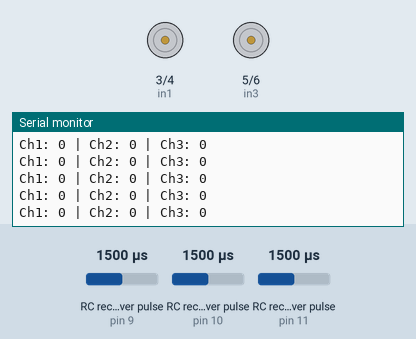
Simulated run of this sketch. Board: Arduino Uno, built with avr-gcc and run on an emulated ATmega328P. Shown: motor-driver pin pairs drawn as motors (green arrow = first pin HIGH = forward, orange = second pin HIGH = backward, longer = more drive, scaled by the enable pin), the last lines printed to the serial monitor. Wiring (inferred from the names in the program): 3 × RC receiver channel: data pin 9 / data pin 10 / data pin 11. The inputs (shaded band) are chosen by the test bench; at power-on: RC receiver pulse (sensors on pin 10, pin 9, pin 11) 1500 µs.

Above: at 3.2 s.
3.3 s: RC receiver pulse (sensor on pin 10) set to 1536 µs
At 4.4 s:
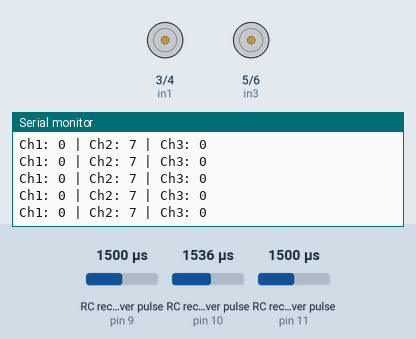
4.8 s: RC receiver pulse (sensor on pin 10) set to 1020 µs
At 5.7 s:
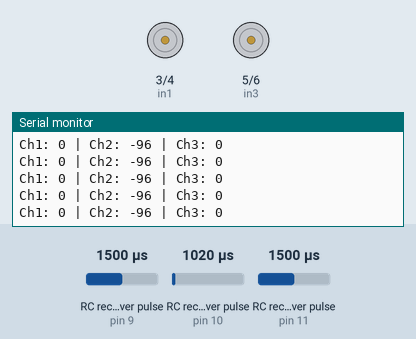
6.3 s: RC receiver pulse (sensor on pin 10) set to 1470 µs
At 6.9 s:
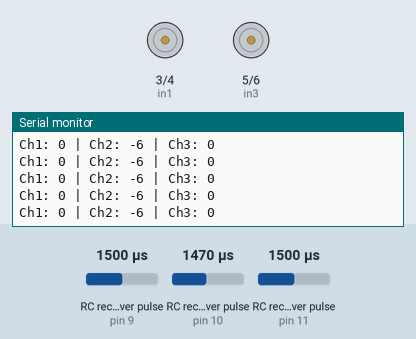
7.8 s: RC receiver pulse (sensor on pin 10) set to 1490 µs
At 8.6 s:
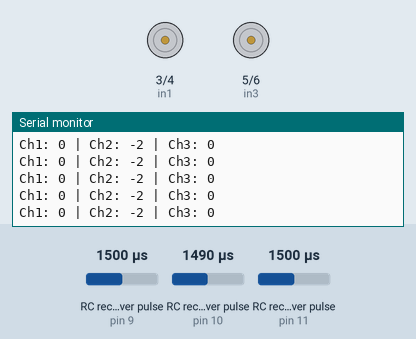
Timing chart, 0 to 10.3 s (numbered marks = the images above; inputs shaded):
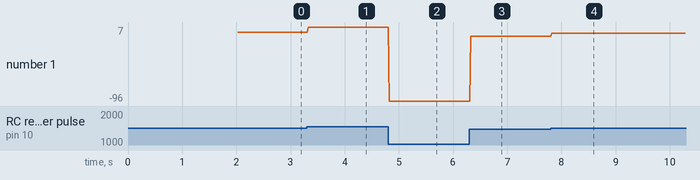

Measured:
- after the input at 3.3 s, the serial monitor: prints a new line at once (image 1)
- after the input at 4.8 s, the serial monitor: prints a new line at once (image 2)
- after the input at 6.3 s, the serial monitor: prints a new line at once (image 3)
- after the input at 7.8 s, the serial monitor: prints a new line at once (image 4)
- plotted number 1: 0 → 7 after the input at 3.3 s, 7 → -96 after the input at 4.8 s, -96 → -6 after the input at 6.3 s, -6 → -2 after the input at 7.8 s

The sketch:

sketch_feb28a.ino
```cpp
#define CH1 9
#define CH2 10
#define CH3 11
//#define CH4 9
//#define CH5 10
//#define CH6 11

#define enA 2
#define in1 3
#define in2 4

#define enB 7
#define in3 5
#define in4 6

// Integers to represent values from sticks and pots
int ch1v;
int ch2v;
int ch3v;
//int ch4v;
//int ch5v;

// Boolean to represent switch value
//bool ch6Value;

// Read the number of a specified channel and convert to the range provided.
// If the channel is off, return the default value
int readChannel(int channelInput, int minLimit, int maxLimit, int defaultValue){
  int ch = pulseIn(channelInput, HIGH, 30000);
  if (ch < 100) return defaultValue;
  return map(ch, 1000, 2000, minLimit, maxLimit);
}

// Read the switch channel and return a boolean value
bool readSwitch(byte channelInput, bool defaultValue){
  int intDefaultValue = (defaultValue)? 100: 0;
  int ch = readChannel(channelInput, 0, 100, intDefaultValue);
  return (ch > 50);
}

void setup(){
  // Set up serial monitor
  Serial.begin(115200);

  // Set all pins as inputs
  pinMode(CH1, INPUT);
  pinMode(CH2, INPUT);
  pinMode(CH3, INPUT);
//  pinMode(CH4, INPUT);
//  pinMode(CH5, INPUT);
//  pinMode(CH6, INPUT);
  pinMode(enA, OUTPUT);
  pinMode(in1, OUTPUT);
  pinMode(in2, OUTPUT);
  pinMode(enB, OUTPUT);
  pinMode(in3, OUTPUT);
  pinMode(in4, OUTPUT);


  digitalWrite(in1, LOW);
  digitalWrite(in2, HIGH);
  digitalWrite(in3, LOW);
  digitalWrite(in4, HIGH);
  delay(2000);


}


void loop() {

  // Get values for each channel
  ch1v = readChannel(CH1, -100, 100, 0);
  ch2v = readChannel(CH2, -100, 100, 0);
  ch3v = readChannel(CH3, -100, 100, -100);
//  ch4v = readChannel(CH4, -100, 100, 0);
//  ch5v = readChannel(CH5, -100, 100, 0);
//  ch6Value = readSwitch(CH6, false);

  // Print to Serial Monitor
  Serial.print("Ch1: ");
  Serial.print(ch1v);
  Serial.print(" | Ch2: ");
  Serial.print(ch2v);
  Serial.print(" | Ch3: ");
  Serial.println(ch3v);
//  Serial.print(" | Ch4: ");
//  Serial.print(ch4v);
//  Serial.print(" | Ch5: ");
//  Serial.println(ch5v);
//  Serial.print(" | Ch6: ");
//  Serial.println(ch6Value);
//
//  delay(500);

  if(ch2v > 3)
  {
    forward();
  }
  else if(ch2v <-3)
  {
    reverse();
  }
  else
  {
    standing();
  }


}

void forward()
{
    digitalWrite(in1, HIGH);
    digitalWrite(in2, LOW);
    digitalWrite(in3, HIGH);
    digitalWrite(in4, LOW);

    for(int i=0; i<=ch2v; i++)
    {
      analogWrite(enA, i);
      analogWrite(enB, i);
    }
}

void reverse()
{
  digitalWrite(in1, LOW);
  digitalWrite(in2, HIGH);
  digitalWrite(in3, LOW);
  digitalWrite(in4, HIGH);

  for(int i=0; i<=-(ch2v); i++)
  {
    analogWrite(enA, i);
    analogWrite(enB, i);
  }
}

void standing()

{
  digitalWrite(in1, LOW);
  digitalWrite(in2, LOW);
  digitalWrite(in3, LOW);
  digitalWrite(in4, LOW);

  for(int i=0; i<=0; i++)
  {
    analogWrite(enA, i);
    analogWrite(enB, i);
  }
}
```
